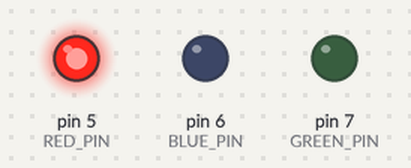
The sketch below on a simulated Arduino Uno, built with avr-gcc and run on an emulated ATmega328P. Shown: output pins drawn as LEDs (lit = HIGH).

Above: at 1.0 s.
At 3.0 s:
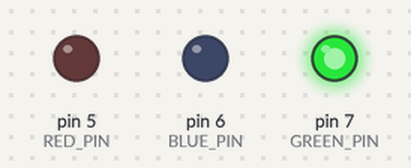
At 5.0 s:
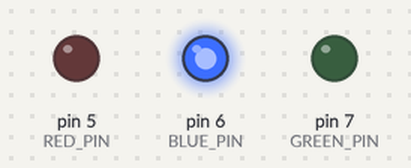
At 7.0 s:
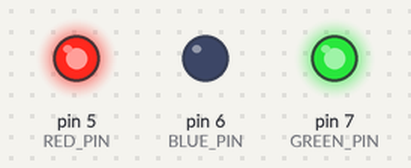
At 9.0 s:
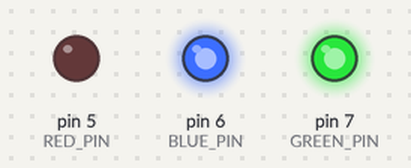
At 11.0 s:
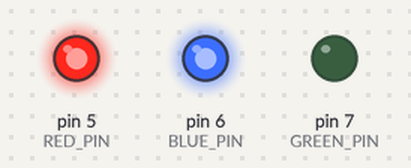
Timing chart, 0 to 15.6 s (numbered marks = the images above):
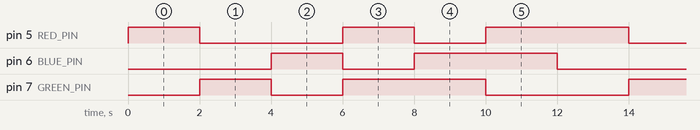

The sketch:

FULL_LED.ino
```cpp
#define GREEN_PIN 7
#define BLUE_PIN 6
#define RED_PIN 5
#define LED_WAIT 2000

void setup() {
  pinMode(GREEN_PIN, OUTPUT);
  pinMode(BLUE_PIN, OUTPUT);
  pinMode(RED_PIN, OUTPUT);
  digitalWrite(GREEN_PIN, LOW);
  digitalWrite(BLUE_PIN, LOW);
  digitalWrite(RED_PIN, LOW);
}

void loop() {
  // put on RED
  digitalWrite(GREEN_PIN, LOW);
  digitalWrite(BLUE_PIN, LOW);
  digitalWrite(RED_PIN, HIGH);
  delay(LED_WAIT);

  // put on GREEN
  digitalWrite(GREEN_PIN, HIGH);
  digitalWrite(BLUE_PIN, LOW);
  digitalWrite(RED_PIN, LOW);
  delay(LED_WAIT);

  // put on BLUE
  digitalWrite(GREEN_PIN, LOW);
  digitalWrite(BLUE_PIN, HIGH);
  digitalWrite(RED_PIN, LOW);
  delay(LED_WAIT);

  // put on YELLOW
  digitalWrite(GREEN_PIN, HIGH);
  digitalWrite(BLUE_PIN, LOW);
  digitalWrite(RED_PIN, HIGH);
  delay(LED_WAIT);

  // put on SKYBLUE
  digitalWrite(GREEN_PIN, HIGH);
  digitalWrite(BLUE_PIN, HIGH);
  digitalWrite(RED_PIN, LOW);
  delay(LED_WAIT);

  // put on PURPLE
  digitalWrite(GREEN_PIN, LOW);
  digitalWrite(BLUE_PIN, HIGH);
  digitalWrite(RED_PIN, HIGH);
  delay(LED_WAIT);
}
```

Measured:
- by itself, pin 5 (RED_PIN): repeats every 12.0 s: LOW 4.0 s, HIGH 2.0 s, LOW 2.0 s, HIGH 4.0 s
- by itself, pin 6 (BLUE_PIN), pin 7 (GREEN_PIN): repeats every 12.0 s: LOW 2.0 s, HIGH 4.0 s, LOW 4.0 s, HIGH 2.0 s
- by itself, everything shown: repeats every 12.0 s, in 6 steps
